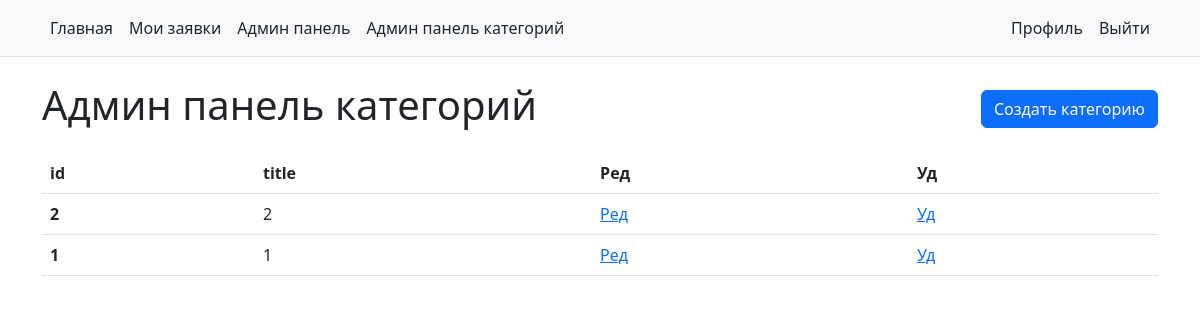
The app's page /catalog/admin-panel-category (signed in) with its own data.
### catalog/models.py (models this page shows, shortened)
class Category(models.Model):
    name = models.CharField(max_length=200, help_text="Введите название категории")

### catalog/views.py (the view)
# urls.py: path('admin-panel-category', views.adminPanelCategory, name='admin_panel_category'),
def adminPanelCategory(request):
    context = {
        'category': Category.objects.all().order_by('-id')
    }
    return render(request, 'catalog/admin_panel_category.html', context)

### catalog/templates/catalog/admin_panel_category.html (shortened to what this page needs)
{% extends "catalog/base_generic.html" %}
{% block content %}
    {% if user.is_superuser %}
        <h1 class="mt-4 mb-4 d-flex justify-content-between"><span>Админ панель категорий</span><a href="{% url 'create-category' %}"><button class="btn btn-primary">Создать категорию</button></a></h1>
    <table class="table">
      <thead>
        <tr>
            <th scope="col">id</th>
            <th scope="col">title</th>
            <th scope="col">Ред</th>
            <th scope="col">Уд</th>
        </tr>
      </thead>
      <tbody>
        {% for ct in category %}
            <tr>
                <th>{{ct.id}}</th>
                <td>{{ct.name}}</td>
                <td><a href="{% url 'update-admin-category' ct.id %}">Ред</a></td>
                <td><a href="{% url 'delete-category' ct.id %}">Уд</a></td>
            </tr>
        {% endfor %}
      </tbody>
    </table>
    {% else %}
        <h2>У вас недостаточно прав для использования этой страницы</h2>
        <p>Пожалуйста, авторизируйтесь на сайте, чтобы получить доступ к этой странице!</p>
    {% endif %}
{% endblock %}

### records on screen
Category: id "2", name "2"
Category: id "1", name "1"
